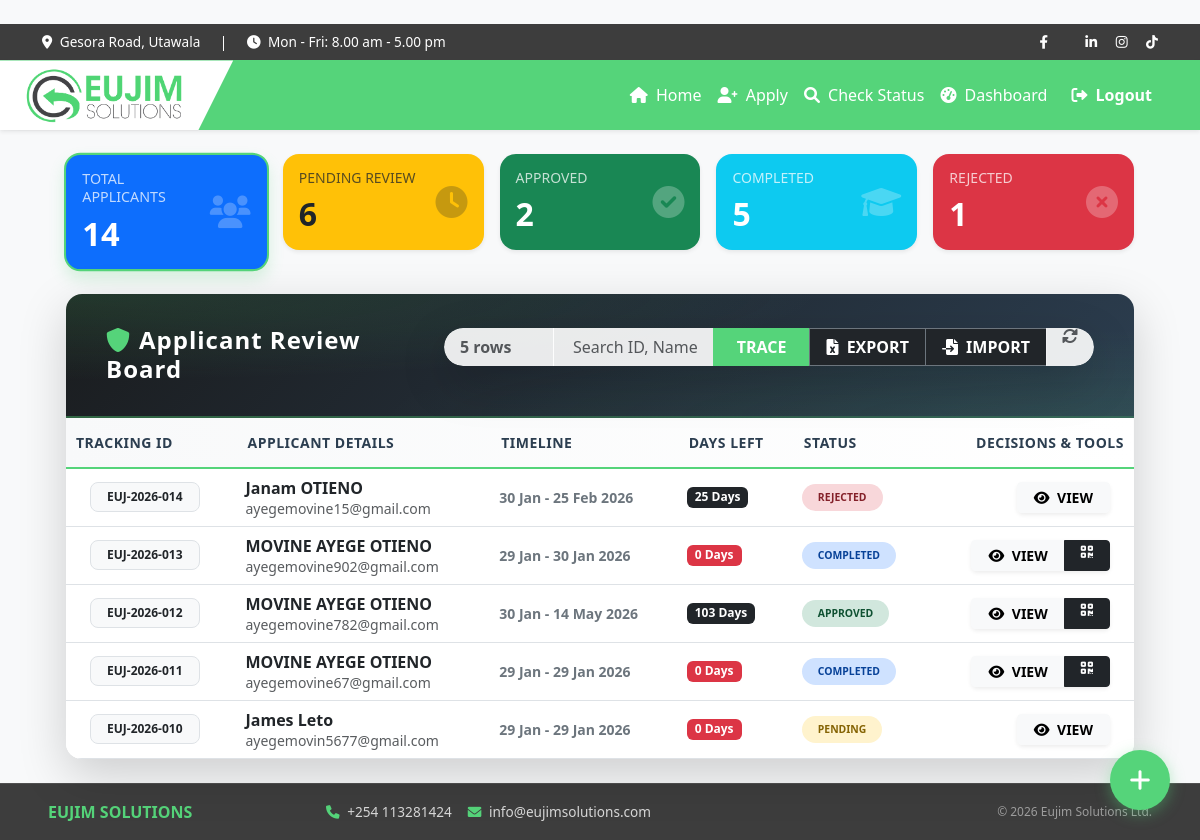
Before: /dashboard/ (signed in) with the older database file.
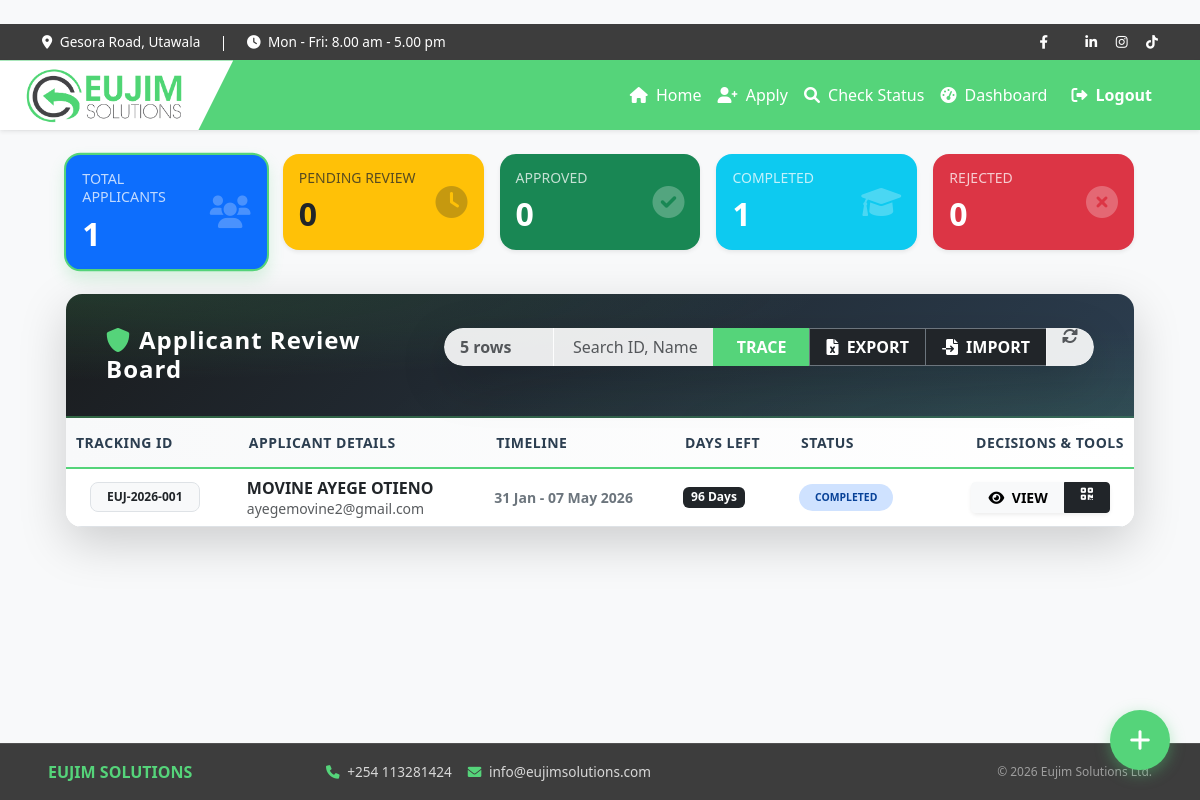
After: the same page with the newer database file.
### accounts/models.py (models this page shows, shortened)
class Attachee(models.Model):
    STATUS_CHOICES = [
        ('Pending', 'Pending'),
        ('Approved', 'Approved'),
        ('Rejected', 'Rejected'),
        ('Completed', 'Completed'),
    ]
    first_name = models.CharField(max_length=100)
    last_name = models.CharField(max_length=100)
    national_id_number = models.CharField(max_length=20, unique=True)
    email = models.EmailField()
    phone = models.CharField(max_length=15)
    gender = models.CharField(max_length=10)
    institution = models.CharField(max_length=200)
    date_of_birth = models.DateField(null=True, blank=True)
    start_date = models.DateField()
    end_date = models.DateField()
    id_document = models.FileField(upload_to='documents/ids/')
    intro_letter = models.FileField(upload_to='documents/letters/')
    curriculum_vitae = models.FileField(upload_to='documents/cvs/')
    signed_contract = models.FileField(upload_to='contracts/signed/', null=True, blank=True)
    data_policy_consent = models.BooleanField(default=False)
    terms_consent = models.BooleanField(default=False)
    marketing_consent = models.BooleanField(default=False)
    status = models.CharField(max_length=20, choices=STATUS_CHOICES, default='Pending')
    admin_notes = models.TextField(blank=True, null=True, help_text="Internal notes regarding the application.")
    completion_date = models.DateField(null=True, blank=True)
    tracking_id = models.CharField(max_length=20, unique=True, editable=False)
    created_at = models.DateTimeField(auto_now_add=True)
    def days_remaining(self):
        if self.end_date:
            today = timezone.now().date()
            remaining = (self.end_date - today).days
            return max(0, remaining)
        return 0

### accounts/views.py (the view, shortened to what this page needs)
# urls.py: path('dashboard/', views.dashboard, name='dashboard'),
@user_passes_test(is_admin)
def dashboard(request):
    if request.GET.get('export') == 'true':
        return export_attachees(request)
    search_query = request.GET.get('q', '')
    status_filter = request.GET.get('status', '')
    rows_per_page = request.GET.get('rows', 5)
    attachees_list = Attachee.objects.all().order_by('-created_at')
    if status_filter:
        attachees_list = attachees_list.filter(status=status_filter)
    paginator = Paginator(attachees_list, rows_per_page)
    page_number = request.GET.get('page')
    attachees = paginator.get_page(page_number)
    return render(request, 'accounts/dashboard.html', {
        'attachees': attachees,
        'total': Attachee.objects.count(),
        'pending': Attachee.objects.filter(status='Pending').count(),
        'approved': Attachee.objects.filter(status='Approved').count(),
        'rejected': Attachee.objects.filter(status='Rejected').count(),
        'completed': Attachee.objects.filter(status='Completed').count(),
        'query': search_query,
        'status_filter': status_filter,
        'rows': rows_per_page,
    })

### accounts/templates/accounts/dashboard.html (shortened to what this page needs)
﻿{% extends "accounts/base.html" %}
{% block content %}
<div class="container-fluid mt-4 px-4 animate__animated animate__fadeIn">
    <div class="row mb-4 g-3">
        <div class="col-md">
            <a href="?status=&q={{ query }}&rows={{ rows }}" class="text-decoration-none">
                <div class="card shadow-sm rounded-4 bg-primary text-white p-3 glass-card {% if not status_filter %}filter-active{% endif %}">
                    <div class="d-flex justify-content-between align-items-center">
                        <div><h6 class="text-uppercase small opacity-75">Total Applicants</h6><h2 class="fw-bold mb-0">{{ total }}</h2></div>
                        <i class="fas fa-users fa-2x opacity-25"></i>
                    </div>
                </div>
            </a>
        </div>
        <div class="col-md">
            <a href="?status=Pending&q={{ query }}&rows={{ rows }}" class="text-decoration-none">
                <div class="card shadow-sm rounded-4 bg-warning text-dark p-3 glass-card {% if status_filter == 'Pending' %}filter-active{% endif %}">
                    <div class="d-flex justify-content-between align-items-center">
                        <div><h6 class="text-uppercase small opacity-75">Pending Review</h6><h2 class="fw-bold mb-0">{{ pending }}</h2></div>
                        <i class="fas fa-clock fa-2x opacity-25"></i>
                    </div>
                </div>
            </a>
        </div>
        <div class="col-md">
            <a href="?status=Approved&q={{ query }}&rows={{ rows }}" class="text-decoration-none">
                <div class="card shadow-sm rounded-4 bg-success text-white p-3 glass-card {% if status_filter == 'Approved' %}filter-active{% endif %}">
                    <div class="d-flex justify-content-between align-items-center">
                        <div><h6 class="text-uppercase small opacity-75">Approved</h6><h2 class="fw-bold mb-0">{{ approved }}</h2></div>
                        <i class="fas fa-check-circle fa-2x opacity-25"></i>
                    </div>
                </div>
            </a>
        </div>
        <div class="col-md">
            <a href="?status=Completed&q={{ query }}&rows={{ rows }}" class="text-decoration-none">
                <div class="card shadow-sm rounded-4 bg-info text-white p-3 glass-card {% if status_filter == 'Completed' %}filter-active{% endif %}">
                    <div class="d-flex justify-content-between align-items-center">
                        <div><h6 class="text-uppercase small opacity-75">Completed</h6><h2 class="fw-bold mb-0">{{ completed }}</h2></div>
                        <i class="fas fa-graduation-cap fa-2x opacity-25"></i>
                    </div>
                </div>
            </a>
        </div>
        <div class="col-md">
            <a href="?status=Rejected&q={{ query }}&rows={{ rows }}" class="text-decoration-none">
                <div class="card shadow-sm rounded-4 bg-danger text-white p-3 glass-card {% if status_filter == 'Rejected' %}filter-active{% endif %}">
                    <div class="d-flex justify-content-between align-items-center">
                        <div><h6 class="text-uppercase small opacity-75">Rejected</h6><h2 class="fw-bold mb-0">{{ rejected }}</h2></div>
                        <i class="fas fa-times-circle fa-2x opacity-25"></i>
                    </div>
                </div>
            </a>
        </div>
    </div>
    <div class="card shadow-lg border-0 rounded-4 overflow-hidden">
        <div class="card-header premium-header d-flex flex-column flex-md-row justify-content-between align-items-center gap-3">
            <h4 class="mb-0 fw-bold"><i class="fas fa-shield-alt me-2" style="color: #55D47A;"></i>Applicant Review Board</h4>
            <form method="GET" action="{% url 'dashboard' %}" class="search-container w-100">
                <div class="input-group shadow-lg rounded-pill overflow-hidden border-0">
                    <select name="rows" class="form-select rows-select fw-bold text-muted px-3" style="max-width: 110px;" onchange="this.form.submit()">
                        <option value="5" {% if rows == '5' %}selected{% endif %}>5 rows</option>
                    </select>
                    <input type="text" name="q" class="form-control search-input" placeholder="Search ID, Name or Email..." value="{{ query }}">
                    <button class="btn search-btn px-4" type="submit">TRACE</button>
                    <button type="submit" name="export" value="true" class="btn btn-dark fw-bold border-start border-secondary px-3" title="Export Current View to CSV">
                        <i class="fas fa-file-excel me-1"></i> EXPORT
                    </button>
                    <button type="button" class="btn btn-dark fw-bold border-start border-secondary px-3" onclick="document.getElementById('importInput').click()" title="Import CSV Data">
                        <i class="fas fa-file-import me-1"></i> IMPORT
                    </button>
                    <a href="{% url 'dashboard' %}" class="btn reset-btn px-3" title="Restart / Clear Search"><i class="fas fa-sync-alt text-muted"></i></a>
                </div>
            </form>
        </div>
        <div class="card-body p-0 bg-white">
            <div class="table-responsive">
                <table class="table table-hover align-middle mb-0">
                    <thead class="table-header-bg">
                        <tr class="small text-uppercase">
                            <th class="ps-4">Tracking ID</th>
                            <th>Applicant Details</th>
                            <th>Timeline</th>
                            <th>Days Left</th>
                            <th>Status</th>
                            <th class="text-end pe-4">Decisions & Tools</th>
                        </tr>
                    </thead>
                    <tbody>
                        {% for a in attachees %}
                        <tr>
                            <td class="ps-4">
                                <span class="badge bg-light text-dark border px-3 py-2 rounded-3 fw-bold">{{ a.tracking_id }}</span>
                            </td>
                            <td>
                                <div class="fw-bold text-dark">{{ a.first_name }} {{ a.last_name }}</div>
                                <div class="small text-muted">{{ a.email }}</div>
                            </td>
                            <td>
                                <div class="small fw-bold text-secondary">{{ a.start_date|date:"d M" }} - {{ a.end_date|date:"d M Y" }}</div>
                            </td>
                            <td>
                                <span class="badge {% if a.days_remaining < 7 %}bg-danger{% else %}bg-dark{% endif %} px-2">
                                    {{ a.days_remaining }} Days
                                </span>
                            </td>
                            <td>
                                <span class="badge rounded-pill px-3 py-2 fw-bold text-uppercase {% if a.status == 'Pending' %}status-pending-pulse{% endif %}" style="font-size: 0.65rem;
                                    {% if a.status == 'Approved' %}background-color: #d1e7dd; color: #0f5132;
                                    {% elif a.status == 'Rejected' %}background-color: #f8d7da; color: #842029;
                                    {% elif a.status == 'Completed' %}background-color: #cfe2ff; color: #084298;
                                    {% else %}background-color: #fff3cd; color: #856404;{% endif %}">
                                    {{ a.status }}
                                </span>
                            </td>
                            <td class="text-end pe-4">
                                <div class="btn-group btn-group-pill shadow-sm">
                                    <button class="btn btn-sm btn-light px-3 fw-bold" onclick="openDetail({
                                        id: '{{ a.id }}',
                                        trackingId: '{{ a.tracking_id }}',
                                        firstName: '{{ a.first_name }}',
                                        lastName: '{{ a.last_name }}',
                                        idNum: '{{ a.national_id_number }}',
                                        email: '{{ a.email }}',
                                        phone: '{{ a.phone }}',
                                        gender: '{{ a.gender }}',
                                        institution: '{{ a.institution }}',
                                        startDate: '{{ a.start_date|date:"d M Y" }}',
                                        endDate: '{{ a.end_date|date:"d M Y" }}',
                                        status: '{{ a.status }}',
                                        notes: '{{ a.admin_notes|escapejs }}',
                                        idUrl: '{% if a.id_document %}{{ a.id_document.url }}{% endif %}',
                                        introUrl: '{% if a.intro_letter %}{{ a.intro_letter.url }}{% endif %}',
                                        cvUrl: '{% if a.curriculum_vitae %}{{ a.curriculum_vitae.url }}{% endif %}',
                                        contractUrl: '{% if a.signed_contract %}{{ a.signed_contract.url }}{% endif %}'
                                    })">
                                        <i class="fas fa-eye me-1"></i> VIEW
                                    </button>
                                    {% if a.status == 'Approved' or a.status == 'Completed' %}
                                        <a href="{% url 'download_gate_pass' a.id %}" class="btn btn-sm btn-dark px-3"><i class="fas fa-qrcode"></i></a>
                                    {% endif %}
                                </div>
                            </td>
                        </tr>
                        {% empty %}
                        <tr><td colspan="6" class="text-center py-5 text-muted">No applicants found.</td></tr>
                        {% endfor %}
                    </tbody>
                </table>
            </div>
        </div>
    </div>
</div>
<a href="{% url 'apply' %}" class="fab-add" title="Quick Register Attachee"><i class="fas fa-plus"></i></a>
{% endblock %}

Changed rows visible on the page:
removed Attachee: tracking_id "EUJ-2026-014", first_name "Janam", last_name "OTIENO", email "ayegemovine15@gmail.com", start_date "30 Jan", end_date "25 Feb 2026", days_remaining "25", status "REJECTED"
removed Attachee: tracking_id "EUJ-2026-013", first_name "MOVINE AYEGE", last_name "OTIENO", email "ayegemovine902@gmail.com", start_date "29 Jan", end_date "30 Jan 2026", days_remaining "0", status "COMPLETED"
removed Attachee: tracking_id "EUJ-2026-012", first_name "MOVINE AYEGE", last_name "OTIENO", email "ayegemovine782@gmail.com", start_date "30 Jan", end_date "14 May 2026", days_remaining "103", status "APPROVED"
removed Attachee: tracking_id "EUJ-2026-011", first_name "MOVINE AYEGE", last_name "OTIENO", email "ayegemovine67@gmail.com", start_date "29 Jan", end_date "29 Jan 2026", days_remaining "0", status "COMPLETED"
removed Attachee: tracking_id "EUJ-2026-010", first_name "James", last_name "Leto", email "ayegemovin5677@gmail.com", start_date "29 Jan", end_date "29 Jan 2026", days_remaining "0", status "PENDING"
added Attachee: tracking_id "EUJ-2026-001", first_name "MOVINE AYEGE", last_name "OTIENO", email "ayegemovine2@gmail.com", start_date "31 Jan", end_date "07 May 2026", days_remaining "96", status "COMPLETED"
Other visible differences:
{{ total }}: "14" → "1"
{{ pending }}: "6" → "0"
{{ approved }}: "2" → "0"
{{ completed }}: "5" → "1"
{{ rejected }}: "1" → "0"
